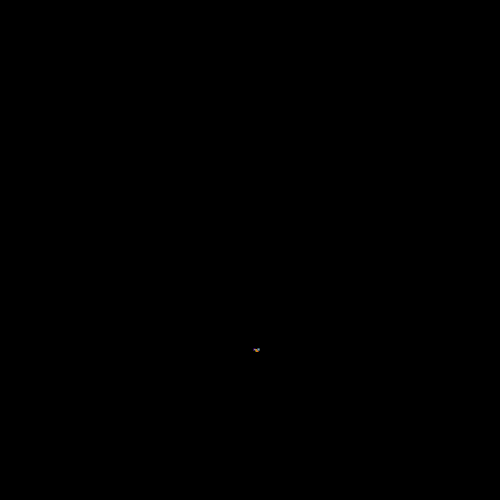
Frame 1 (no input)
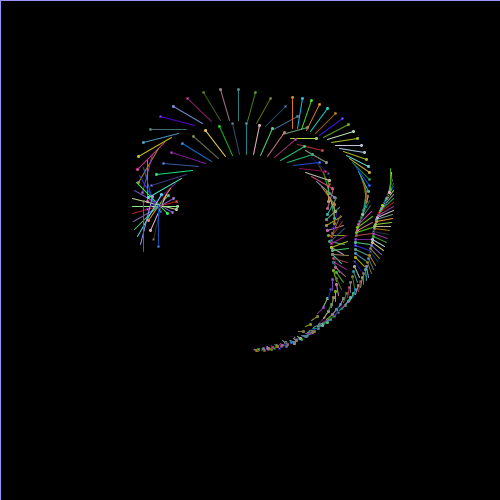
Frame 60 (the mouse pressed at the canvas centre just before this capture)
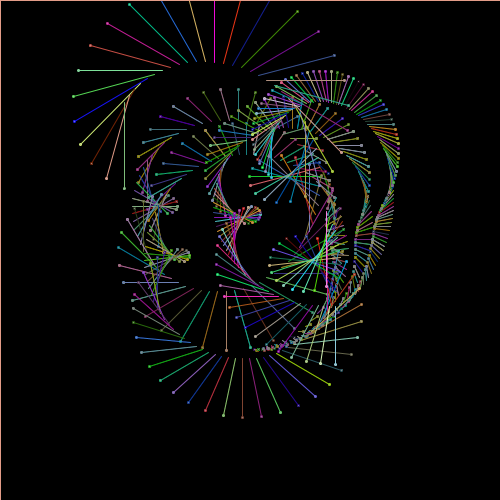
Frame 120 (the mouse held since frame 60 and released just before this capture)

The Processing sketch that drew these frames (run headless with seeded random() and noise(); from frame 60 on, the mouse is pressed at the canvas centre):

// Processing sketch: processing_154060
// ── processing_154060.pde

/*
 * Creative Coding
 * Week 3, 04 - spinning top: curved motion with sin() and cos()
 * by Indae Hwang and Jon McCormack
 * Copyright (c) 2014 Monash University
 *
 * This sketch is the first cut at translating the motion of a spinning top
 * to trace a drawing path. This sketch traces a path using sin() and cos()
 *
 * 6/7/14 modified by dtanderson to add colour and multiple tops 
 */

int tops=5;      // number of tops
float[] x = new float[tops];       // curr ent x drawing position
  float [] y = new float[tops];    // current y drawing position
float [] dx = new float[tops];
  float [] dy = new float[tops];  // change in position at each frame
float [] rad = new float[tops];  // radius for the moving hand
float [] bx = new float[tops];
float [] by = new float[tops];
float [] rd = new float[tops];  // red colour
float [] gn = new float[tops];  // green colour
float [] bl = new float[tops];  // blue colour

void setup() {
  size(500, 500);

  // initial positio
  for(int i=0; i<tops; i++)
  {
    x[i] = width/2;
    y[i] = height/2;
  }

  // dx and dy are the small change in position each frame
  for(int i=0; i<tops; i++)
  {
    dx[i] = random(-1, 1);
    dy[i] = random(-1, 1);
  }
  background(0);
}

void draw() {
  // blend the old frames into the background
  blendMode(BLEND);
  fill(0, 1);
  rect(0, 0, width, height);
  for(int i=0; i<tops; i++)
    rad[i] = radians(frameCount*(i+1));

  // calculate new position
  for(int i=0; i<tops; i++)
  {
    x[i] += dx[i];
    y[i] += dy[i];
  }

  float max = 1;
  float min = 0.5;

  //When the shape hits the edge of the window, it reverses its direction and changes velocity
  for(int i=0; i<tops; i++)
  {
    if (x[i] > width-100 || x[i] < 100) {
      dx[i] = dx[i] > 0 ? -random(min, max) : random(min, max);
    }
  }

  for(int i=0; i<tops; i++)
  {
    if (y[i] > height-100 || y[i] < 100) {
      dy[i] = dy[i] > 0 ? -random(min, max) : random(min, max);
    }
  }

  for(int i=0; i<tops; i++)
  {
    bx[i] = x[i] + 100 * sin(rad[i]);
    by[i] = y[i] + 100 * cos(rad[i]);
  }

  fill(180);

  for(int i=1; i<tops; i++)
  {
    float radius = 100 * sin(rad[i]*0.1);
    float handX = bx[i] + radius * sin(rad[i]*3);
    float handY = by[i] + radius * cos(rad[i]*3);

    rd[i] = random(0,255);
    gn[i] = random(0,255);
    bl[i] = random(0,255);
    stroke(rd[i],gn[i],bl[i]);
    line(bx[i], by[i], handX, handY);
    ellipse(handX, handY, 2, 2);
  }
}
